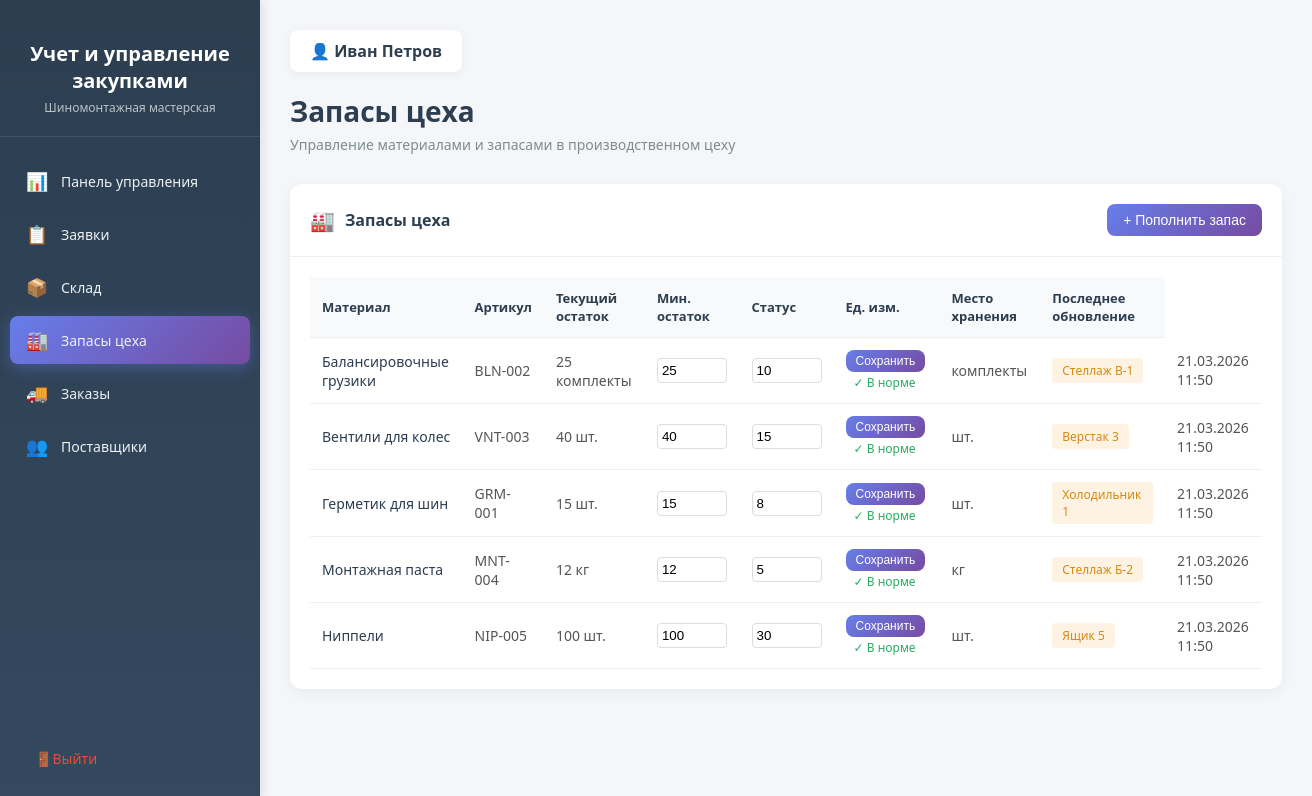
The page /workshop-stock/ (signed in) on the database its author committed.
### core/models.py (models this page shows, shortened)
class WorkshopStock(models.Model):
    STATUS_CHOICES = [
        ('normal', 'В норме'),
        ('low', 'Низкий запас'),
    ]
    product = models.ForeignKey(
        Product,
        on_delete=models.CASCADE,
        related_name='workshop_stocks',
        verbose_name=_('Товар')
    )
    quantity = models.PositiveIntegerField(_('Количество в цеху'), default=0)
    location = models.CharField(
        _('Место хранения'),
        max_length=100,
        blank=True,
        help_text=_('Например: Стеллаж А-3, Верстак 2')
    )
    responsible_person = models.ForeignKey(
        User,
        on_delete=models.SET_NULL,
        null=True,
        blank=True,
        related_name='workshop_stocks',
        verbose_name=_('Ответственный')
    )
    min_quantity = models.PositiveIntegerField(
        _('Минимальный уровень запаса в цеху'),
        default=5,
        help_text=_('При достижении этого уровня требуется пополнение со склада')
    )
    status = models.CharField(
        _('Статус'),
        max_length=10,
        choices=STATUS_CHOICES,
        default='normal'
    )
    last_updated = models.DateTimeField(_('Дата последнего обновления'), auto_now=True)
    notes = models.TextField(_('Примечание'), blank=True)
    class Meta:
        verbose_name = _('Запас цеха')
        verbose_name_plural = _('Запасы цеха')
        ordering = ['product__name']
        unique_together = ['product', 'location']
    @property
    def is_low_stock(self):
        return self.quantity <= self.min_quantity
    @property
    def updated_at(self):
        return self.last_updated

class Product(models.Model):
    category = models.ForeignKey(
        Category,
        on_delete=models.CASCADE,
        related_name='products',
        verbose_name=_('Категория')
    )
    name = models.CharField(_('Название материала'), max_length=200)
    sku = models.CharField(_('Артикул'), max_length=50, unique=True, blank=True)
    unit = models.CharField(_('Единица измерения'), max_length=20, default='шт.')
    quantity = models.PositiveIntegerField(_('Количество на складе'), default=0)
    min_quantity = models.PositiveIntegerField(
        _('Минимальный уровень запаса'),
        default=10,
        help_text=_('При достижении этого уровня требуется заказ')
    )
    price = models.DecimalField(_('Цена за единицу'), max_digits=10, decimal_places=2, default=0)
    supplier = models.ForeignKey(
        Supplier,
        on_delete=models.SET_NULL,
        null=True,
        blank=True,
        related_name='products',
        verbose_name=_('Основной поставщик')
    )
    created_at = models.DateTimeField(_('Дата добавления'), auto_now_add=True)
    updated_at = models.DateTimeField(_('Дата обновления'), auto_now=True)
    class Meta:
        verbose_name = _('Материал')
        verbose_name_plural = _('Материалы')
        ordering = ['name']

### core/views.py (the view)
# urls.py: path('workshop-stock/', workshop_stock, name='workshop_stock'),
@login_required
def workshop_stock(request):
    workshop_stocks = WorkshopStock.objects.all().select_related('product', 'responsible_person')
    context = {
        'workshop_stocks': workshop_stocks,
        'user': request.user,
    }
    return render(request, 'procurement/workshop_stock.html', context)

### templates/procurement/workshop_stock.html (shortened to what this page needs)
<!DOCTYPE html>
<html lang="ru">
<head>
</head>
<body>
    <aside class="sidebar">
        <div class="sidebar-header">
            <h2>Учет и управление закупками</h2>
            <p>Шиномонтажная мастерская</p>
        </div>
        <ul class="sidebar-menu">
            <li>
                <a href="{% url 'dashboard' %}">
                    <span class="menu-icon">📊</span>
                    <span>Панель управления</span>
                </a>
            </li>
            <li>
                <a href="{% url 'requests' %}">
                    <span class="menu-icon">📋</span>
                    <span>Заявки</span>
                </a>
            </li>
            <li>
                <a href="{% url 'warehouse' %}">
                    <span class="menu-icon">📦</span>
                    <span>Склад</span>
                </a>
            </li>
            <li>
                <a href="{% url 'workshop_stock' %}" class="active">
                    <span class="menu-icon">🏭</span>
                    <span>Запасы цеха</span>
                </a>
            </li>
            <li>
                <a href="{% url 'orders' %}">
                    <span class="menu-icon">🚚</span>
                    <span>Заказы</span>
                </a>
            </li>
            <li>
                <a href="{% url 'suppliers' %}">
                    <span class="menu-icon">👥</span>
                    <span>Поставщики</span>
                </a>
            </li>
        </ul>
        <div class="sidebar-footer">
            <a href="{% url 'logout' %}" class="logout-btn">
                <span class="menu-icon">🚪</span>
                <span>Выйти</span>
            </a>
        </div>
    </aside>
    <main class="main-content">
        <div class="page-header">
            <div class="user-info">
                👤 <span>{{ user.get_full_name|default:user.username }}</span>
            </div>
            <h1>Запасы цеха</h1>
            <p>Управление материалами и запасами в производственном цеху</p>
        </div>
        <div class="stock-card">
            <div class="card-header">
                <h3>
                    <span class="widget-icon">🏭</span>
                    Запасы цеха
                </h3>
                <button class="btn-add" onclick="openReplenishModal()">+ Пополнить запас</button>
            </div>
            <div class="table-container">
                {% if workshop_stocks %}
                    <table class="stock-table">
                        <thead>
                            <tr>
                                <th>Материал</th>
                                <th>Артикул</th>
                                <th>Текущий остаток</th>
                                <th>Мин. остаток</th>
                                <th>Статус</th>
                                <th>Ед. изм.</th>
                                <th>Место хранения</th>
                                <th>Последнее обновление</th>
                            </tr>
                        </thead>
                        <tbody>
                            {% for stock in workshop_stocks %}
                                <tr>
                                    <td>
                                        <span class="product-name">{{ stock.product.name }}</span>
                                    </td>
                                    <td>{{ stock.product.sku }}</td>
                                    <td>{{ stock.quantity }} {{ stock.product.unit }}</td>
                                    <td>
                                        <form method="post" action="{% url 'update_workshop_stock' stock.id %}" style="display:inline;">
                                            <input type="number" name="quantity" value="{{ stock.quantity }}"
                                                   min="0" style="width:70px; padding:4px; border:1px solid #ddd; border-radius:4px;">
                                    </td>
                                    <td>
                                            <input type="number" name="min_quantity" value="{{ stock.min_quantity }}"
                                                   min="0" style="width:70px; padding:4px; border:1px solid #ddd; border-radius:4px;">
                                    </td>
                                    <td>
                                            <button type="submit" class="btn-add" style="padding:4px 10px; font-size:12px;">Сохранить</button>
                                        {% if stock.is_low_stock %}
                                            <span style="color: #e74c3c; font-size: 12px; margin-left: 8px;">⚠️ Низкий</span>
                                        {% else %}
                                            <span style="color: #27ae60; font-size: 12px; margin-left: 8px;">✓ В норме</span>
                                        {% endif %}
                                    </td>
                                    <td>{{ stock.product.unit }}</td>
                                    <td>
                                        {% if stock.location %}
                                            <span class="location-badge">{{ stock.location }}</span>
                                        {% else %}
                                            <span style="color: #95a5a6;">—</span>
                                        {% endif %}
                                    </td>
                                    <td>{{ stock.updated_at|date:"d.m.Y H:i" }}</td>
                                </tr>
                            {% endfor %}
                        </tbody>
                    </table>
                {% else %}
                    <div class="empty-state">
                        <div class="empty-state-icon">🏭</div>
                        <p>Запасы материалов в цеху отсутствуют</p>
                    </div>
                {% endif %}
            </div>
        </div>
    </main>
</body>
</html>

### templates/procurement/workshop_stock.html (style rules this page uses)
* { margin: 0; padding: 0; box-sizing: border-box; }
body { font-family: 'Segoe UI', Tahoma, Geneva, Verdana, sans-serif; background: #f5f6fa; min-height: 100vh; display: flex; }
.sidebar { width: 260px; background: linear-gradient(180deg, #2c3e50 0%, #34495e 100%); min-height: 100vh; position: fixed; left: 0; top: 0; padding: 20px 0; box-shadow: 2px 0 10px rgba(0,0,0,0.1); }
.sidebar-header { padding: 20px; text-align: center; border-bottom: 1px solid rgba(255,255,255,0.1); margin-bottom: 20px; }
.sidebar-header h2 { color: white; font-size: 20px; margin-bottom: 5px; }
.sidebar-header p { color: #bdc3c7; font-size: 12px; }
.sidebar-menu { list-style: none; padding: 0 10px; }
.sidebar-menu li { margin-bottom: 5px; }
.sidebar-menu a { display: flex; align-items: center; padding: 12px 15px; color: #ecf0f1; text-decoration: none; border-radius: 8px; transition: all 0.3s ease; font-size: 14px; }
.sidebar-menu a.active { background: linear-gradient(135deg, #667eea 0%, #764ba2 100%); box-shadow: 0 4px 15px rgba(102, 126, 234, 0.4); }
.sidebar-menu .menu-icon { margin-right: 12px; font-size: 18px; width: 24px; text-align: center; }
.sidebar-footer { position: absolute; bottom: 20px; width: 100%; padding: 0 20px; }
.logout-btn { display: flex; align-items: center; padding: 12px 15px; color: #e74c3c; text-decoration: none; border-radius: 8px; transition: all 0.3s ease; font-size: 14px; }
.main-content { margin-left: 260px; flex: 1; padding: 30px; }
.page-header { margin-bottom: 30px; }
.page-header h1 { color: #2c3e50; font-size: 28px; margin-bottom: 5px; }
.page-header p { color: #7f8c8d; font-size: 14px; }
.user-info { display: inline-block; background: white; padding: 10px 20px; border-radius: 8px; box-shadow: 0 2px 10px rgba(0,0,0,0.05); margin-bottom: 20px; }
.user-info span { color: #2c3e50; font-weight: 600; }
.stock-card { background: white; border-radius: 12px; box-shadow: 0 4px 15px rgba(0,0,0,0.05); overflow: hidden; }
.card-header { padding: 20px; border-bottom: 1px solid #ecf0f1; display: flex; align-items: center; justify-content: space-between; }
.card-header h3 { color: #2c3e50; font-size: 16px; display: flex; align-items: center; }
.card-header .widget-icon { margin-right: 10px; font-size: 20px; }
.btn-add { padding: 8px 16px; background: linear-gradient(135deg, #667eea 0%, #764ba2 100%); color: white; border: none; border-radius: 8px; cursor: pointer; font-size: 14px; transition: all 0.3s ease; }
.table-container { padding: 20px; overflow-x: auto; }
.stock-table { width: 100%; border-collapse: collapse; }
.stock-table th, .stock-table td { padding: 12px; text-align: left; border-bottom: 1px solid #ecf0f1; }
.stock-table th { background: #f8f9fa; color: #2c3e50; font-weight: 600; font-size: 13px; }
.stock-table td { font-size: 14px; color: #555; }
.product-name { font-weight: 500; color: #2c3e50; }
.location-badge { display: inline-block; padding: 4px 10px; border-radius: 4px; font-size: 12px; background: #fef3e2; color: #d68910; }

### rows shown on the page
WorkshopStock: product.name "Балансировочные грузики", product.sku "BLN-002", quantity "25", product.unit "комплекты", min_quantity "10", shows "✓ В норме", location "Стеллаж В-1", updated_at "21.03.2026 11:50"
WorkshopStock: product.name "Вентили для колес", product.sku "VNT-003", quantity "40", product.unit "шт.", min_quantity "15", shows "✓ В норме", location "Верстак 3", updated_at "21.03.2026 11:50"
WorkshopStock: product.name "Герметик для шин", product.sku "GRM-001", quantity "15", product.unit "шт.", min_quantity "8", shows "✓ В норме", location "Холодильник 1", updated_at "21.03.2026 11:50"
WorkshopStock: product.name "Монтажная паста", product.sku "MNT-004", quantity "12", product.unit "кг", min_quantity "5", shows "✓ В норме", location "Стеллаж Б-2", updated_at "21.03.2026 11:50"
WorkshopStock: product.name "Ниппели", product.sku "NIP-005", quantity "100", product.unit "шт.", min_quantity "30", shows "✓ В норме", location "Ящик 5", updated_at "21.03.2026 11:50"

### other values the page prints
{{ user.get_full_name|default:user.username }} "Иван Петров"
